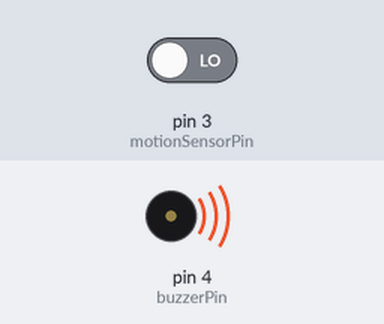
The sketch below on a simulated Arduino Uno, built with avr-gcc and run on an emulated ATmega328P. Parts: buzzer (waves = sounding, pin HIGH). Inputs (shaded band) come from the test bench; at power-on: pin 3 (motionSensorPin) LOW.

Above: at 2.7 s.
2.8 s: pin 3 (motionSensorPin) driven HIGH
At 4.7 s:
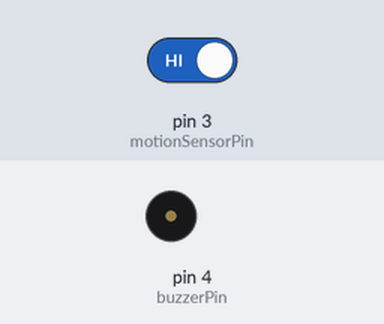
5.0 s: pin 3 (motionSensorPin) driven LOW
At 6.3 s:
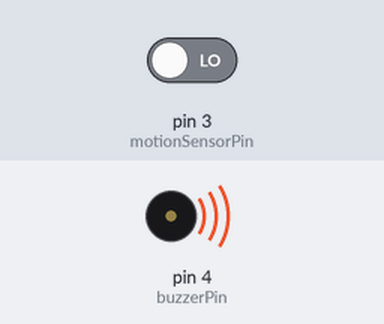
Timing chart, 0 to 8.0 s (numbered marks = the images above; inputs shaded):
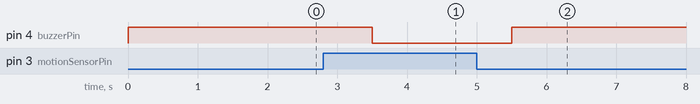

The sketch:

Motion_Sensor.ino
```cpp
/*
Cayenne Digital Motion Sensor Example
This sketch shows how to automatically send data to a Digital Motion Sensor in the Cayenne Dashboard.
The Cayenne Library is required to run this sketch. If you have not already done so you can install it from the Arduino IDE Library Manager.
Steps:
1. In the Cayenne Dashboard add a new Digital Motion Sensor widget.
2. Set the widget to 2-State Display.
3. Select Virtual Pins and a virtual pin number.
4. Set VIRTUAL_PIN to the pin number you selected.
5. Attach a Digital Motion Sensor to a digital pin on your Arduino.
   Schematic:
   [Ground] -- [Digital Motion Sensor] -- [5V]
                         |
                     Digital Pin
6. Set the motionSensorPin variable to match the pin used to connect the motion sensor.
7. Set the token variable to match the Arduino token from the Dashboard.
8. Compile and upload this sketch.
9. Once the Arduino connects to the Dashboard it should automatically update the Digital Motion Sensor widget with data.
*/

#define CAYENNE_PRINT Serial  // Comment this out to disable prints and save space

// If you're not using the Ethernet W5100 shield, change this to match your connection type. See Communications examples.
#include <CayenneMQTTEthernet.h>

// Cayenne authentication info. This should be obtained from the Cayenne Dashboard.
char username[] = "2eea11b0-5432-11e8-9d0b-1904235c5b93";
char password[] = "3658fe5d1f5db5d35743f26d50e5a6a5320f58a4";
char clientID[] = "b18a1520-5a45-11e8-a700-878cdd8a64eb";

// Virtual Pin of the Digital Motion Sensor widget.
#define VIRTUAL_CHANNEL 21

// Digital pin the motion sensor is connected to. Do not use digital pins 0 or 1 since those conflict with the use of Serial.
const int motionSensorPin = 3;
const int buzzerPin = 4;
void setup()
{
  Serial.begin(9600);
  pinMode(motionSensorPin,INPUT);
  pinMode(buzzerPin,OUTPUT);
  digitalWrite(buzzerPin,HIGH);
  Cayenne.begin(username, password, clientID);
}

void loop()
{
  Cayenne.loop();
  checkSensor();
}

int currentState = -1;
unsigned long previousMillis = 0;

void checkSensor()
{
  unsigned long currentMillis = millis();
  // Check sensor data every 250 milliseconds
  if (currentMillis - previousMillis >= 250) {
    // Check the sensor state and send data when it changes.
    currentState = digitalRead(motionSensorPin);
    Cayenne.virtualWrite(VIRTUAL_CHANNEL, currentState);
    if (currentState == HIGH) {
      digitalWrite(buzzerPin,LOW);
    }
    else {
      digitalWrite(buzzerPin,HIGH);
    }
        previousMillis = currentMillis;
  }
}
```

Measured:
- after the input at 2.8 s, pin 4 (buzzerPin): HIGH → LOW after 0.70 s
- after the input at 5.0 s, pin 4 (buzzerPin): LOW → HIGH after 0.50 s
